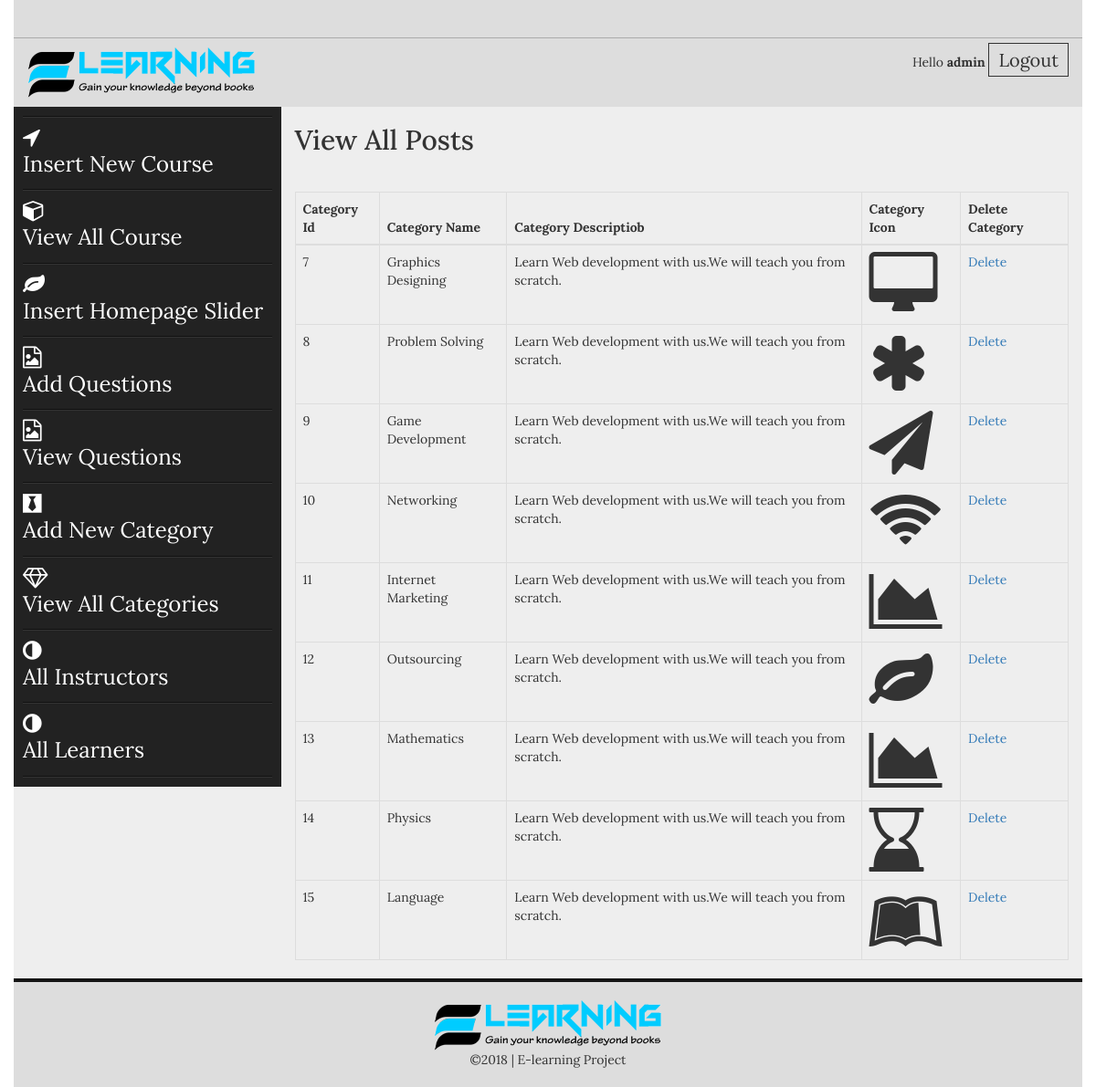
Page /admin/view_categories.php (signed in) on the committed database.
### tables this page shows
CREATE TABLE `categories` (
  `cat_id` int(100) NOT NULL,
  `cat_name` varchar(100) NOT NULL,
  `cat_desc` text NOT NULL,
  `cat_icon` varchar(50) NOT NULL
);

### admin/view_categories.php (the view)
<?php include("includes/header.php");?>
<section class="admin_area">
    <div class="container">
        <div class="row">
            <?php include("includes/admin_menus.php");?>
            <div class="col-md-9 col-sm-9 col-xs-12">
                <div class="add_admin_content">
                   <h2>View All Posts</h2>
                      <table class="table table-bordered">
                        <thead>
                          <tr>
                            <th>Category Id</th>
                            <th>Category Name</th>
                            <th>Category Descriptiob</th>
                            <th>Category Icon</th>
                            <th>Delete Category</th>
                          </tr>
                        </thead>
                        <tbody>
                        <?php
                        $cat = "select * from categories";
                        $run_cat = mysqli_query($con,$cat);
                        while($cat_row = mysqli_fetch_array($run_cat)):
                        $cat_id = $cat_row ['cat_id'];
                        $cat_name = $cat_row ['cat_name'];
                        $cat_icon = $cat_row ['cat_icon'];
                        $cat_desc = substr($cat_row ['cat_desc'],0,100);
                        ?>
                          <tr>
                            <td><?php echo $cat_id;?></td>
                            <td><?php echo $cat_name;?></td>
                            <td><?php echo $cat_desc;?></td>
                            <td><i class="fa <?php echo $cat_icon;?> fa-5x"></i></td>
                            <td><a href="delete_cat.php?delete_cat=<?php echo $cat_id;?>">Delete</a></td>
                          </tr>
                        <?php endwhile;?>
                        </tbody>
                      </table>
                </div>
            </div>
        </div>
    </div>
</section>
<?php include("includes/footer.php");?>

### admin/css/style.css (style rules this page uses)
body { font-family: 'Lora', serif; }
h1,h2,h3,h4,h5,h6,p { margin: 0; padding: 0 }
.container { background: #eee }
.admin_area .row { position: relative; }
.add_admin_content h2 { margin-bottom: 40px; margin-top: 20px; }
body, html { height: 100%; }

### rows in the picture
categories: cat_id "7", cat_name "Graphics Designing", cat_desc "Learn Web development with us.We will teach you from scratch."
categories: cat_id "8", cat_name "Problem Solving", cat_desc "Learn Web development with us.We will teach you from scratch."
categories: cat_id "9", cat_name "Game Development", cat_desc "Learn Web development with us.We will teach you from scratch."
categories: cat_id "10", cat_name "Networking", cat_desc "Learn Web development with us.We will teach you from scratch."
categories: cat_id "11", cat_name "Internet Marketing", cat_desc "Learn Web development with us.We will teach you from scratch."
categories: cat_id "12", cat_name "Outsourcing", cat_desc "Learn Web development with us.We will teach you from scratch."
categories: cat_id "13", cat_name "Mathematics", cat_desc "Learn Web development with us.We will teach you from scratch."
categories: cat_id "14", cat_name "Physics", cat_desc "Learn Web development with us.We will teach you from scratch."
categories: cat_id "15", cat_name "Language", cat_desc "Learn Web development with us.We will teach you from scratch."

### other values in the picture
$_SESSION['user_name'] "admin"
